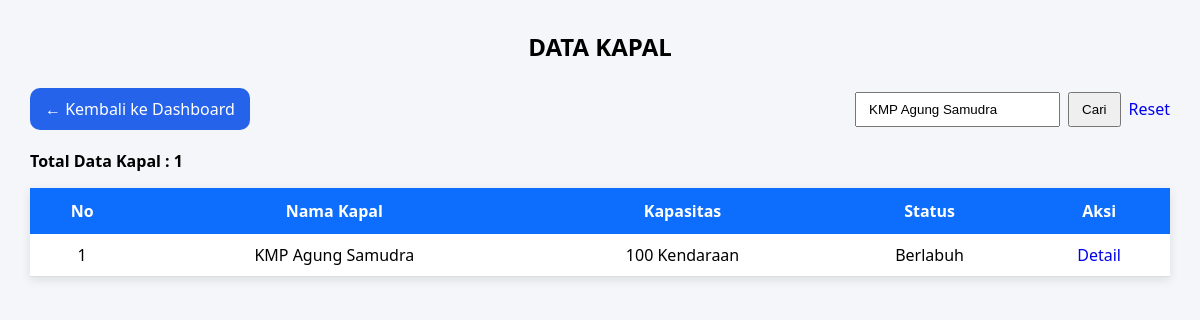
Page /admin/kapal/index.php?keyword=KMP Agung Samudra on the committed database.
### tables this page shows
CREATE TABLE kapal (
    id_kapal INT AUTO_INCREMENT PRIMARY KEY,
    id_user INT NOT NULL,
    nama_kapal VARCHAR(100) NOT NULL,
    kapasitas INT NOT NULL,
    status ENUM('Aktif','Tidak Aktif') DEFAULT 'Aktif',

    FOREIGN KEY (id_user)
    REFERENCES users(id_user)
);

### admin/kapal/index.php (the view, shortened to what this page needs)
<?php
include '../../config/koneksi.php';
$keyword = isset($_GET['keyword']) ? $_GET['keyword'] : '';
if ($keyword != '') {
    $data = mysqli_query(
        $koneksi,
        "SELECT * FROM kapal
        WHERE nama_kapal LIKE '%$keyword%'"
    );
} else {
    $data = mysqli_query(
        $koneksi,
        "SELECT * FROM kapal"
    );
}
$total_kapal = mysqli_num_rows($data);
?>
<!DOCTYPE html>
<html>
<head>
    <link rel="stylesheet" href="../../assets/css/table.css">
</head>
<body>
<div class="container">
    <div class="judul">
        <h2>DATA KAPAL</h2>
    </div>
    <div class="header-kapal">
        <a href="../dashboard.php" class="btn-dashboard">
            ← Kembali ke Dashboard
        </a>
        <form method="GET" class="search-box">
            <input
                type="text"
                name="keyword"
                placeholder="Cari Kapal..."
                value="<?= $keyword; ?>"
            >
            <button type="submit">
                Cari
            </button>
            <a href="index.php">
                Reset
            </a>
        </form>
    </div>
    <p>
        <b>Total Data Kapal : <?= $total_kapal; ?></b>
    </p>
    <table>
        <tr>
            <th>No</th>
            <th>Nama Kapal</th>
            <th>Kapasitas</th>
            <th>Status</th>
            <th>Aksi</th>
        </tr>
        <?php
        $no = 1;
        if ($total_kapal > 0) {
            while ($row = mysqli_fetch_assoc($data)) {
        ?>
        <tr>
            <td><?= $no++; ?></td>
            <td><?= $row['nama_kapal']; ?></td>
            <td><?= $row['kapasitas']; ?> Kendaraan</td>
            <td>
                <?= ($row['status'] == 'Aktif')
                    ? 'Berlabuh'
                    : 'Belum Berlabuh'; ?>
            </td>
            <td>
                <a href="detail.php?id=<?= $row['id_kapal']; ?>">
                    Detail
                </a>
            </td>
        </tr>
        <?php
            }
        } ?>
    </table>
</div>
</body>
</html>

### assets/css/table.css (style rules this page uses)
body { background:#f4f6f9; font-family:Segoe UI, sans-serif; margin:30px; }
h2 { text-align:center; margin-bottom:25px; }
table { width:100%; border-collapse:collapse; background:white; box-shadow:0 3px 10px rgba(0,0,0,.1); }
table th { background:#0d6efd; color:white; padding:12px; text-align:center; }
table td { padding:10px; border-bottom:1px solid #ddd; text-align:center; }
a { text-decoration:none; }

### admin/kapal/index.php (style rules this page uses)
.judul { text-align:center; margin-bottom:20px; }
.header-kapal { display:flex; justify-content:space-between; align-items:center; margin-bottom:20px; }
.btn-dashboard { display:inline-block; background:#2563eb; color:white; text-decoration:none; padding:10px 15px; border-radius:10px; font-weight:500; }
.search-box { display:flex; align-items:center; gap:8px; }
.search-box input { padding:8px 12px; }
.search-box button { padding:8px 12px; cursor:pointer; }

### rows in the picture
kapal: nama_kapal "KMP Agung Samudra", kapasitas "100", status "Berlabuh"

### other values in the picture
$total_kapal "1"
